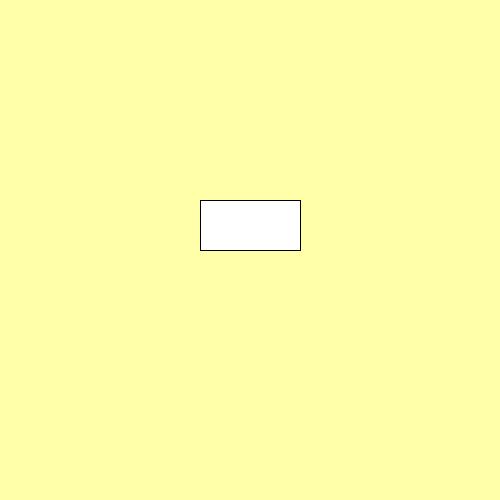
Frame 1 (no input)
Frame 60 (the mouse pressed at the canvas centre just before this capture): identical to frame 1, image omitted
Frame 120 (the mouse held since frame 60 and released just before this capture): identical to frame 1, image omitted

The Processing sketch that drew this single still picture (run headless with seeded random() and noise(); from frame 60 on, the mouse is pressed at the canvas centre):

// Processing sketch: week01_3_keypressed_keyCode_LEFT_RIGHT
// ── week01_3_keypressed_keyCode_LEFT_RIGHT.pde
//week01_3_keypressed_keyCode_LEFT_RIGHT
void setup(){
  size(500, 500);
}
int x = 200, y = 200;
void draw(){
  background(#FFFFAA);
  rect(x,y,100,50);
  if(keyPressed && keyCode==LEFT) x-=3;
  if(keyPressed && keyCode==RIGHT) x+=3;
}
